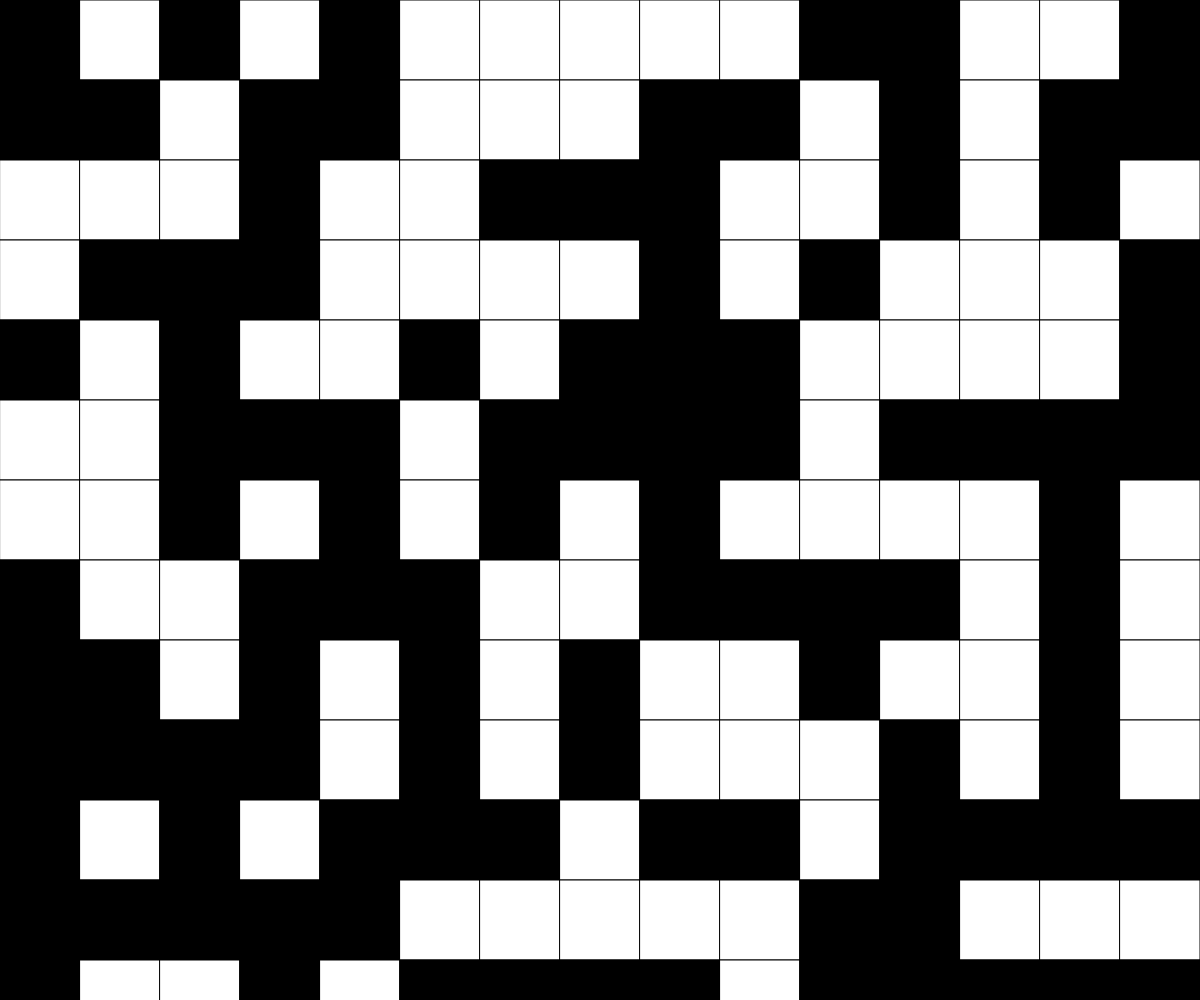
Frame 1 (no input)
Frame 60 (no input): identical to frame 1, image omitted
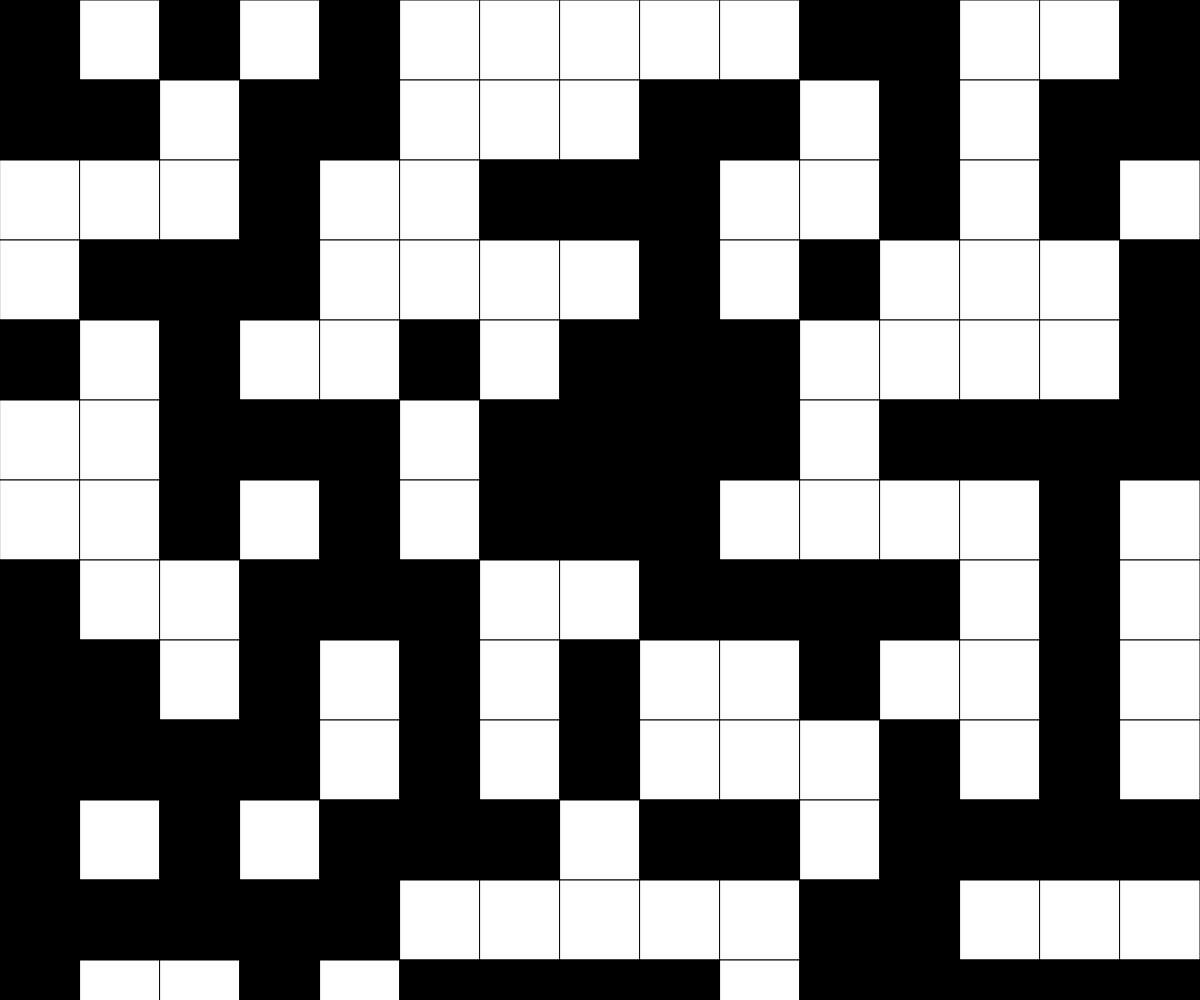
Frame 120 (the mouse pressed at the canvas centre since frame 60)

The p5.js sketch that drew these frames (run headless with seeded random() and noise() and a simulated clock; from frame 60 on, the mouse is pressed at the canvas centre):

// p5.js sketch
// ── sketch.js
// 2D Array Grid
// Hyder Shahzaib Ahmed
// 10/24/2023

// let grid = [[0, 0, 0, 1, 1], 
//             [0, 0, 1, 0, 1],
//             [0, 0, 1, 1, 1],
//             [0, 1, 0, 0, 1],
//             [0, 1, 0, 1, 1],
//             [0, 1, 1, 0, 1],
//             [0, 1, 1, 1, 1],
//             [1, 0, 0, 0, 1],
//             [1, 0, 0, 1, 1],
//             [1, 0, 1, 0, 1],
//             [1, 1, 0, 0, 1],
//             [1, 1, 0, 1, 1],
//             [1, 1, 1, 0, 1],
//             [1, 1, 1, 1, 1]];

let grid;
const GRID_SIZE = 15;

function setup() {
  createCanvas(windowWidth, windowHeight);
  grid = createRandom2DArray(GRID_SIZE, GRID_SIZE);
}

function draw() {
  background(220);
  displayGrid();
}

function displayGrid(){
  let cellWidth = width/grid[0].length;
  let cellHeight = width/grid.length;

  for(let y = 0; y < grid.length; y++){
    for(let x = 0; x < grid[y].length; x++){
      if(grid[y][x] === 0){
        fill("white");
      }
      else{
        fill("black");
      }
      rect(cellWidth * x, cellHeight * y, cellWidth, cellHeight);
    }
  }
}

function windowResized() {
  resizeCanvas(windowWidth, windowHeight);
}

function createRandom2DArray(cols, rows){
  let randomGrid = [];
  for(let y = 0; y < rows; y++){
    randomGrid.push([]);
    for(let x = 0; x < cols; x++){
      if(random(100) < 50){
        randomGrid[y].push(0);
      }
      else{
        randomGrid[y].push(1);
      }
    }
  }
  return randomGrid;
}

function keyTyped(){
  if(key === "r"){
    grid = createRandom2DArray(GRID_SIZE, GRID_SIZE);
  }
  else if (key === "e"){
    grid = createEmpty2DArray(GRID_SIZE, GRID_SIZE);
  }
}

function createEmpty2DArray(cols, rows){
  let emptyGrid = [];
  for(let y = 0; y < rows; y++){
    emptyGrid.push([]);
    for(let x = 0; x < cols; x++){
      emptyGrid[y].push(0);
    }
  }
  return emptyGrid;
}

function mousePressed(){
  let cellWidth = width/grid[0].length;
  let cellHeight = width/grid.length;

  let cellX = Math.floor(mouseX/cellWidth);
  let cellY = Math.floor(mouseY/cellHeight);

  if(grid[cellY][cellX] === 1){
    grid[cellY][cellX] = 0;
  }
  else{
    grid[cellY][cellX] = 1;
  }
}
